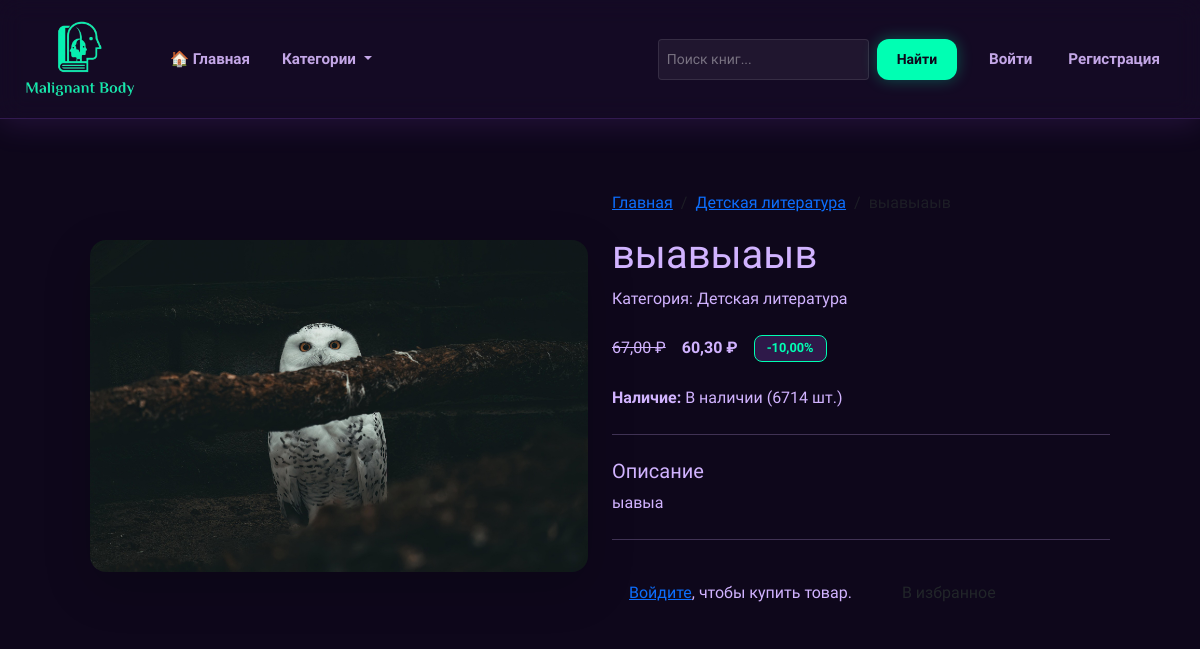
/product/jgfgdfsg/, run on the app's committed database.
### core/shop/models.py (models this page shows, shortened)
class Product(models.Model):
    category = models.ForeignKey(Category, on_delete=models.CASCADE, related_name='products')
    name = models.CharField(max_length=255)
    slug = models.SlugField(max_length=255, unique=True, blank=True)  # <-- разрешаем пустой для авто-генерации
    description = models.TextField()
    price = models.DecimalField(max_digits=10, decimal_places=2)
    discount = models.DecimalField(max_digits=5, decimal_places=2, default=0.00, help_text='Скидка в %')
    stock = models.PositiveIntegerField(default=0)
    available = models.BooleanField(default=True)
    image = models.ImageField(upload_to=product_image_path, blank=True, null=True)
    created_by = models.ForeignKey(User, on_delete=models.SET_NULL, null=True, blank=True, related_name='created_products')  # <-- добавлено
    created_at = models.DateTimeField(auto_now_add=True)
    updated_at = models.DateTimeField(auto_now=True)
    class Meta:
        ordering = ['-created_at']
    @property
    def final_price(self):
        if self.discount > 0:
            return self.price * (1 - Decimal(self.discount) / Decimal(100))
        return self.price

class Category(models.Model):
    name = models.CharField(max_length=200, unique=True)
    slug = models.SlugField(max_length=200, unique=True)
    parent = models.ForeignKey('self', on_delete=models.CASCADE, null=True, blank=True, related_name='children')
    image = models.ImageField(upload_to=category_image_path, blank=True, null=True)
    created_at = models.DateTimeField(auto_now_add=True)
    class Meta:
        verbose_name_plural = 'Categories'
        ordering = ['name']

### core/shop/views.py (the view)
# urls.py: path('product/<slug:slug>/', views.ProductDetailView.as_view(), name='product_detail'),
class ProductDetailView(DetailView):
    model = Product
    template_name = 'shop/product_detail.html'
    context_object_name = 'product'
    def get_context_data(self, **kwargs):
        context = super().get_context_data(**kwargs)
        if self.request.user.is_authenticated:
            context['is_favorite'] = Favorite.objects.filter(
                user=self.request.user,
                product=self.object
            ).exists()
        return context

### core/cart/context_processors.py (called while the page is built)
def cart_total(request):
    if request.user.is_authenticated:
        cart, _ = Cart.objects.get_or_create(user=request.user)
        return {
            'cart_total_items': cart.total_items,
            'cart_total_price': cart.total_price,
        }
    return {
        'cart_total_items': 0,
        'cart_total_price': 0,
    }

### core/shop/context_processors.py (called while the page is built)
def categories_nav(request):
    return {
        'categories': Category.objects.all()
    }

### templates/shop/product_detail.html (shortened to what this page needs)
{% extends 'base.html' %}
{% block content %}
<div class="product-detail-card p-4 p-md-5 rounded-4 mb-5">
    <div class="row g-4 align-items-center">
        <div class="col-md-6">
            <div class="product-image-wrapper rounded-4 overflow-hidden shadow-lg">
                {% if product.image %}
                    <img src="{{ product.image.url }}" class="img-fluid w-100 object-fit-cover" alt="{{ product.name }}">
                {% else %}
                    <div class="no-image-placeholder d-flex align-items-center justify-content-center p-5">
                        <span class="fs-1">📖</span>
                    </div>
                {% endif %}
            </div>
        </div>
        <div class="col-md-6">
            <nav aria-label="breadcrumb">
                <ol class="breadcrumb mb-3">
                    <li class="breadcrumb-item"><a href="{% url 'shop:product_list' %}">Главная</a></li>
                    <li class="breadcrumb-item"><a href="{% url 'shop:category_detail' product.category.slug %}">{{ product.category.name }}</a></li>
                    <li class="breadcrumb-item active" aria-current="page">{{ product.name }}</li>
                </ol>
            </nav>
            <h1 class="product-title mb-2">{{ product.name }}</h1>
            <p class="product-category-subtitle mb-4">Категория: <span>{{ product.category.name }}</span></p>
            <div class="price-block mb-4 d-flex align-items-center gap-3">
                {% if product.discount > 0 %}
                    <span class="old-price text-decoration-line-through">{{ product.price|floatformat:2 }} ₽</span>
                    <span class="current-price fw-bold">{{ product.final_price|floatformat:2 }} ₽</span>
                    <span class="badge badge-discount">-{{ product.discount }}%</span>
                {% else %}
                    <span class="current-price fw-bold">{{ product.price|floatformat:2 }} ₽</span>
                {% endif %}
            </div>
            <div class="stock-info mb-4 fs-6">
                <strong>Наличие:</strong>
                {% if product.stock > 0 %}
                    <span class="stock-in text-success-neon">В наличии ({{ product.stock }} шт.)</span>
                {% else %}
                    <span class="stock-out text-danger-neon">Нет в наличии</span>
                {% endif %}
            </div>
            <hr class="custom-divider my-4">
            <div class="description-block mb-4">
                <h5 class="section-subtitle mb-2">Описание</h5>
                <div class="product-description">{{ product.description|linebreaks }}</div>
            </div>
            <hr class="custom-divider my-4">
            <div class="action-block d-flex flex-wrap gap-3 align-items-center">
                {% if user.is_authenticated %}
                    {% if product.stock > 0 %}
                        <div class="d-flex align-items-center gap-2">
                            <label for="quantity" class="form-label mb-0 fw-semibold text-light">Кол-во:</label>
                            <input type="number" id="quantity" name="quantity" value="1" min="1" max="{{ product.stock }}" class="form-control custom-qty-input">
                        </div>
                        <button class="btn btn-success-neon add-to-cart-btn px-4 py-2" data-url="{% url 'cart:api_add' product.slug %}">
                            🛒 Добавить в корзину
                        </button>
                    {% else %}
                        <div class="alert custom-alert-warning mb-0">Товара нет в наличии</div>
                    {% endif %}
                {% else %}
                    <div class="alert custom-alert-info mb-0">
                        <a href="{% url 'account_login' %}" class="text-neon-link">Войдите</a>, чтобы купить товар.
                    </div>
                {% endif %}
                {% if user.is_authenticated %}
                    <button class="btn {% if is_favorite %}btn-favorite-active{% else %}btn-favorite-outline{% endif %} favorite-btn px-3 py-2"
                            data-url="{% url 'shop:api_toggle_favorite' product.slug %}">
                        {% if is_favorite %}
                            В избранном
                        {% else %}
                            В избранное
                        {% endif %}
                    </button>
                {% else %}
                    <a href="{% url 'account_login' %}" class="btn btn-favorite-outline px-3 py-2">
                        В избранное
                    </a>
                {% endif %}
            </div>
        </div>
    </div>
</div>
{% endblock %}

### static/css/style.css (style rules this page uses)
body { background: #0e071b; color: #d1b3ff; font-family: 'Plus Jakarta Sans', sans-serif; min-height: 100vh; }
h1, h2, h3, h4, h5, .navbar-brand, .card-title { font-family: 'Unbounded', sans-serif; }
.badge { font-family: 'Plus Jakarta Sans', sans-serif; background: rgba(177, 94, 255, 0.2) !important; color: #00ffb3 !important; border: 1px solid #00ffb3; border-radius: 8px; padding: 6px 12px; font-size: 0.8rem; vertical-align: middle; }

### data on the page
Product: image (picture), category.name "Детская литература", name "выавыаыв", price "67,00", final_price "60,30", discount "10,00", stock "6714", description "ыавыа"
